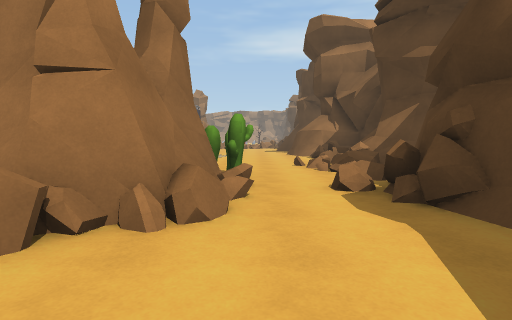
View 1 (above)

24 first-person views from a walk through a 3-D level made in the Unity game engine. The camera is 1.3 m above the floor, tilts 4° down and sees 80° across. The floor is counted in squares, 2 m on a side. Each view is taken from the middle of a square. On the plan, view 1 faces up. The plan holds only what a view shows up to about 10 squares ahead; the rest is blank. The place goes on beyond the plan. Some animated figures are left out.

View 2
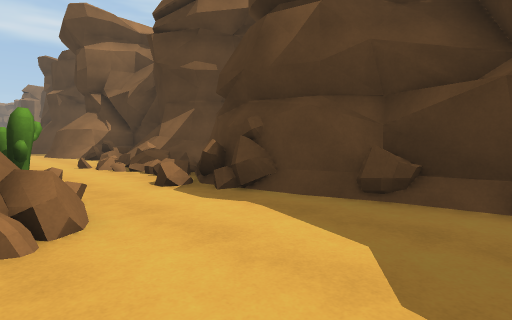

View 3
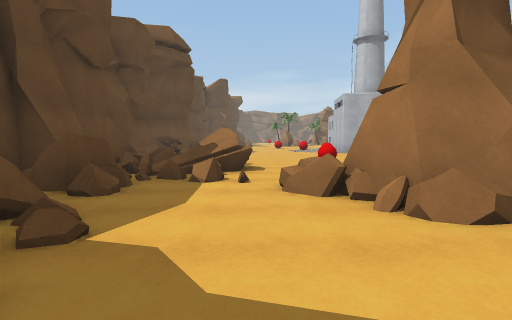

View 4
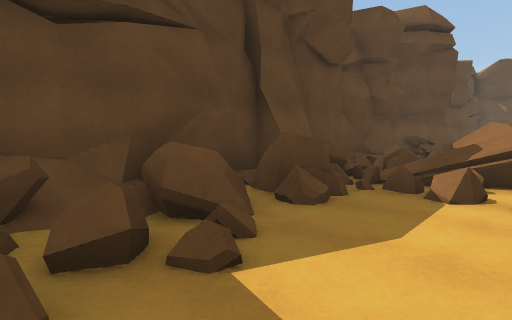

View 5
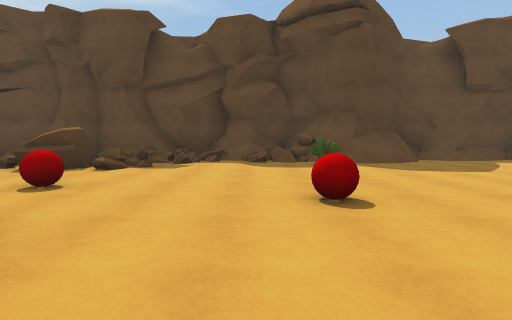

View 6
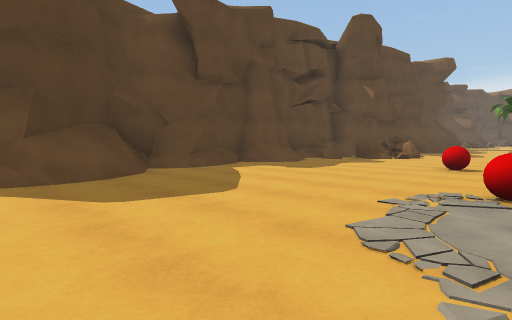

View 7
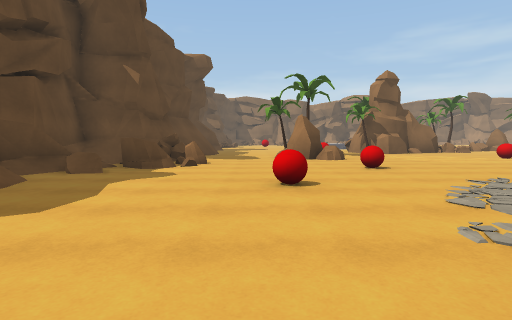

View 8
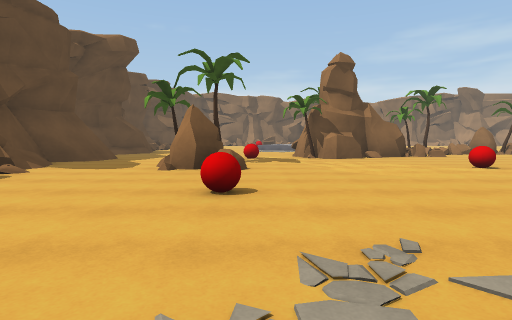

View 9
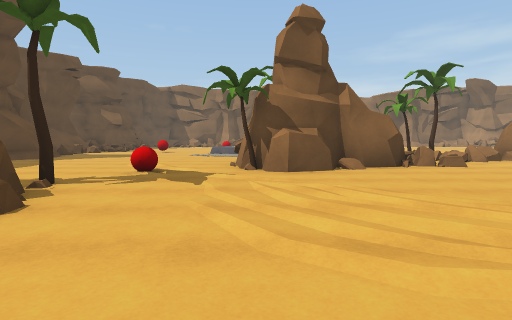

View 10
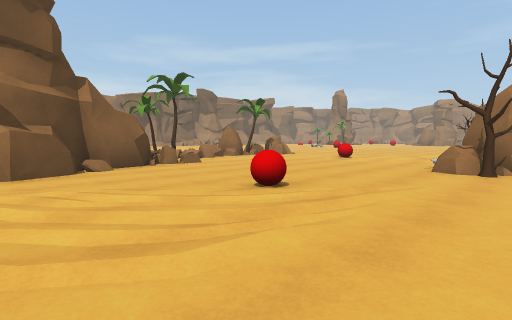

View 11
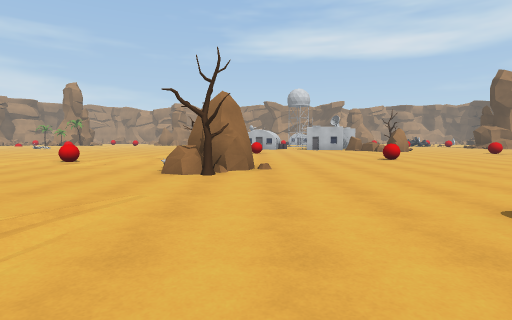

View 12
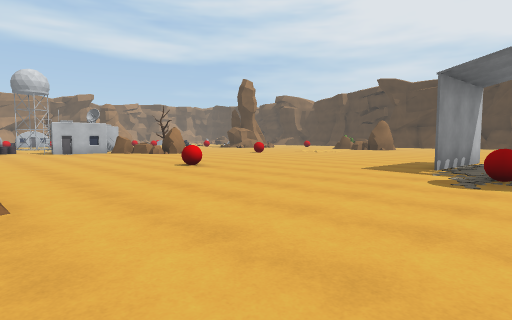

View 13
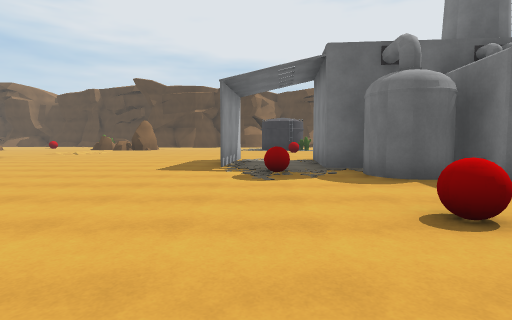

View 14
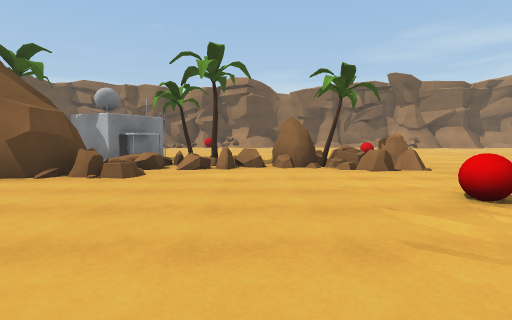

View 15
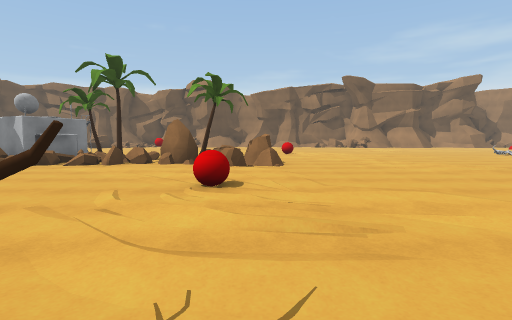

View 16
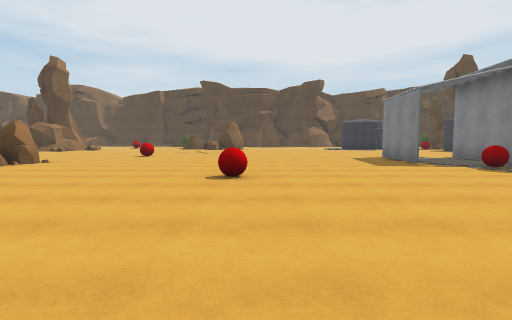

View 17
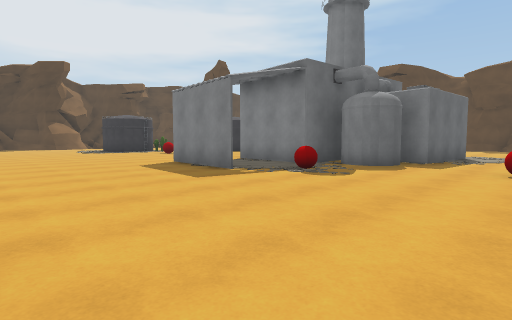

View 18
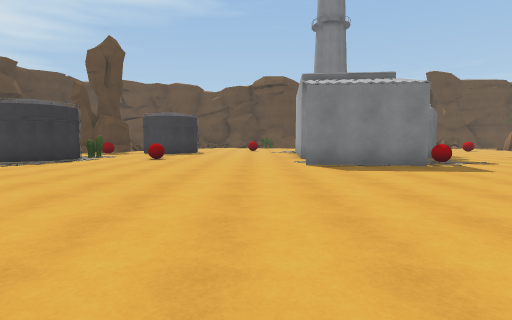

View 19
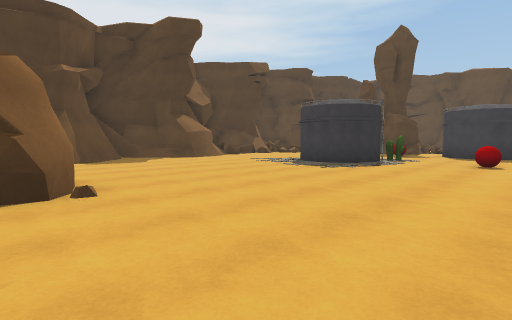

View 20
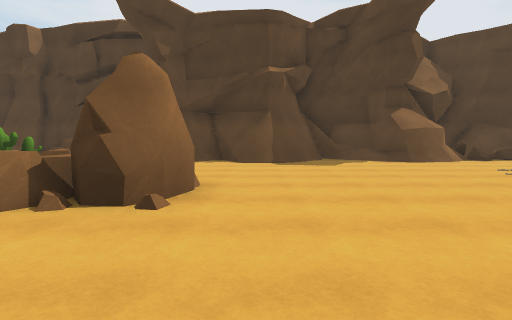

View 21
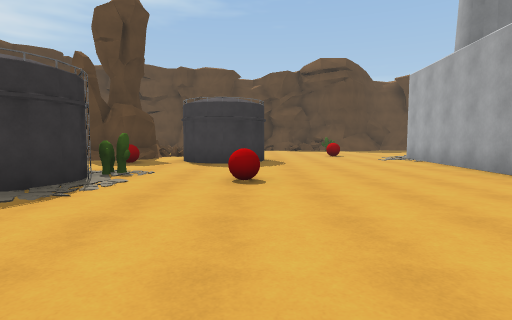

View 22
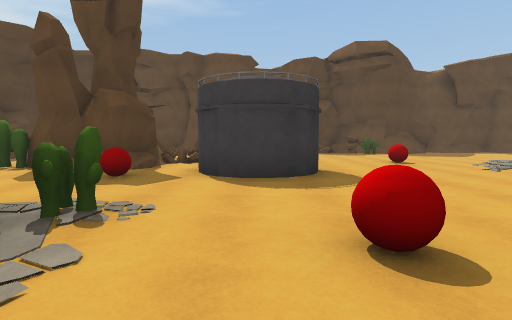

View 23
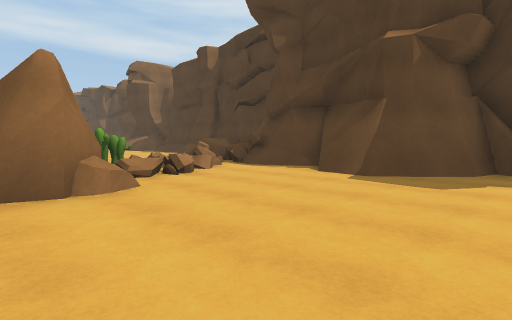

View 24
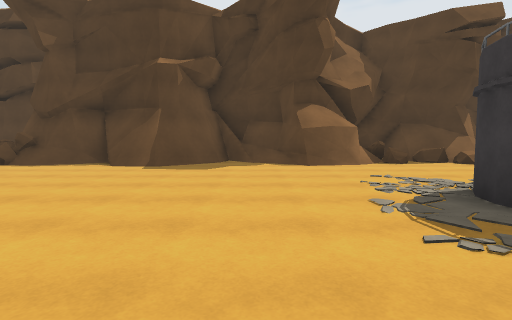

### Floor plan
Key: @ floor where view 1 was taken; # wall or solid block; x gap in a wall; . main floor; : floor 0.25 m higher than the main floor; + floor 0.5 m higher than the main floor; / step, stairs or slope; = window, fence, low wall or low ledge; ^ raised ledge; C cactus; B red ball; R rock; T tree; U building.
Columns run from 33 left of view 1 to 4 right of it. Each row starts with its distance up from view 1.
 24  ...
 23  ....        ..   .R..             ==
 22  .....       ... .....          C+x^
 21  .../...     .........        RRC==##
 20 .........    ...........     RRR==.##
 19 ..........   ................R##=../#
 18  .......... .................R#....##
 17    R...B........B..................##
 16    TR.....TR.......................##
 15   RR.......RR.......................#
 14    #.......T........................#
 13   T=...............###.............##
 12   T=..............B.......... #....##
 11 UUU##R............B..........###...##
 10  U####...B....B..#####....B..#  ...=#
  9  U#  #........ ..#####.......C. ....#
  8   T  ##....... ..##  #.............=##
  7     ##T.........##   #.......B.....=##
  6   ..............#    #....###.  #..x:
  5   ....B.....B....    #....  ..###C.##
  4   ......TR........B....B.....####.=##
  3   ......TR.................B. ###..##
  2   .............B............. =##../#
  1   ..........................=/......#
  0   #.  ##./=#=..............##/=..@..#
 -1   #/   #####^=......//C...#==##^==#
 -2           ^////#.#=//#===#=# ####==
 -3           ^#^##############    ####

Positions as (right, up) in squares from view 1, and headings:
1: (0, 0), facing up
2: (-1, 0), facing up-right
3: (2, 1), facing left
4: (1, 1), facing down-left
5: (-9, 7), facing down
6: (-11, 4), facing down-left
7: (-14, 2), facing left
8: (-17, 5), facing left
9: (-21, 7), facing left
10: (-21, 7), facing up-left
11: (-21, 8), facing up
12: (-21, 11), facing up-right
13: (-21, 12), facing right
14: (-23, 14), facing left
15: (-22, 17), facing left
16: (-22, 17), facing right
17: (-19, 17), facing down-right
18: (-10, 20), facing down
19: (-8, 19), facing down-right
20: (-7, 17), facing right
21: (-7, 15), facing down
22: (-6, 12), facing down
23: (-4, 14), facing up-right
24: (-6, 14), facing right
